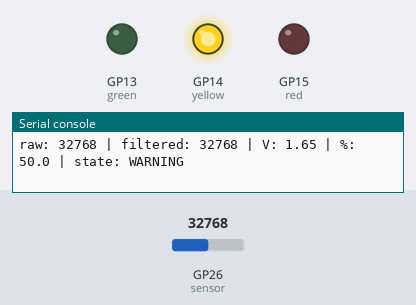
The program below on a simulated Raspberry Pi Pico running MicroPython. Parts: output pins drawn as LEDs (lit = HIGH), the last lines printed to the serial console. Inputs (shaded band) come from the test bench; at power-on: GP26 (sensor) = 32768 (analog values on the 0–65535 scale).

Above: at 1.2 s.
1.3 s: GP26 (sensor) set to 31952
At 1.8 s:
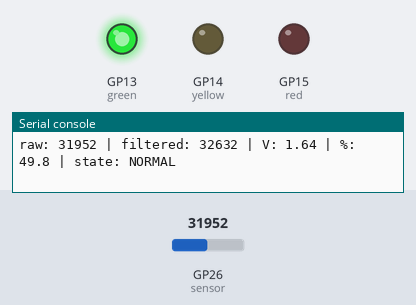
3.0 s: GP26 (sensor) set to 57670
At 5.7 s:
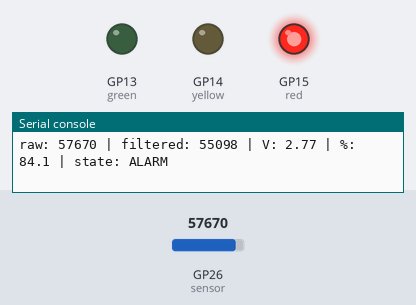
6.0 s: GP26 (sensor) set to 49936
9.0 s: GP26 (sensor) set to 48720
At 11.2 s:
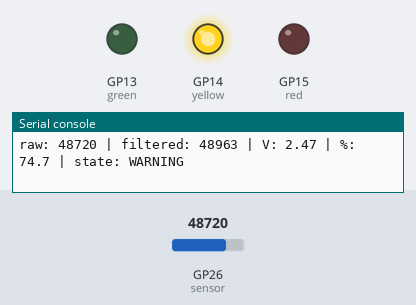
12.0 s: GP26 (sensor) set to 32767
At 15.7 s:
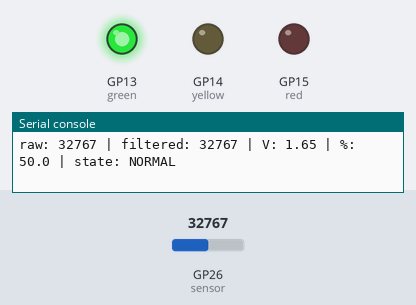
Timing chart, 0 to 16.0 s (numbered marks = the images above; inputs shaded):
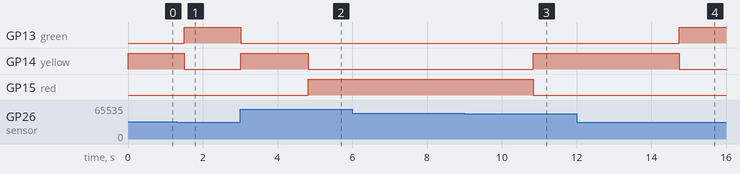

The program:

main.py
```python
# =========================================================================
#  RETO 07 - Smart Analog Monitor
#  Sesion 07: ADC y acondicionamiento de senal
#  Angel Rugerio Jiménez #201720
#
#  Lee la senal del potenciometro en GP26 (ADC0) y la acondiciona:
#  raw -> promedio movil -> voltaje y % -> NORMAL / WARNING / ALARM -> LED.
#  El estado lo decide la senal FILTRADA, nunca una lectura aislada.
# =========================================================================

from machine import Pin, ADC
from time import sleep_ms

# ===== Hardware =====
sensor = ADC(Pin(26))           # GP26 - ADC0, cursor del potenciometro
green = Pin(13, Pin.OUT)        # GP13 - LED verde    (NORMAL)
yellow = Pin(14, Pin.OUT)       # GP14 - LED amarillo (WARNING)
red = Pin(15, Pin.OUT)          # GP15 - LED rojo     (ALARM)

# ===== Parametros =====
VREF = 3.3          # V. Voltaje de referencia del ADC de la Pico
WARNING = 50        # % a partir del cual el estado es WARNING
ALARM = 75          # % a partir del cual el estado es ALARM
WINDOW_SIZE = 10    # Lecturas que promedia el filtro
PERIODO_MS = 300    # Tiempo entre lecturas -> el filtro cubre 10 x 300 ms = 3 s

# Ventana deslizante del promedio movil: guarda las ultimas WINDOW_SIZE lecturas
window = []


# ===== Medicion =====
def read_raw():
    return sensor.read_u16()    # 0 a 65535 (16 bits normalizados)


# Regla de tres: 0 -> 0 V y 65535 -> VREF
def to_voltage(raw):
    return raw * VREF / 65535


# Regla de tres: 0 -> 0 % y 65535 -> 100 %
def to_percent(raw):
    return raw * 100 / 65535


# ===== Filtro =====
# Promedio movil: entra la lectura nueva y, si la ventana ya esta llena,
# sale la mas vieja. Mientras se llena se divide entre len(window), no entre
# WINDOW_SIZE, para que las primeras lecturas no salgan mas bajas.
def filter_average(raw):
    window.append(raw)
    if len(window) > WINDOW_SIZE:
        window.pop(0)
    return sum(window) / len(window)


# ===== Decision =====
# Se pregunta del umbral mas alto al mas bajo: si se revisara primero
# WARNING, un 80 % entraria ahi y nunca llegaria a ALARM.
def classify(percent):
    if percent >= ALARM:
        return "ALARM"
    elif percent >= WARNING:
        return "WARNING"
    else:
        return "NORMAL"


# Cada comparacion ya es True/False -> 1/0: solo un LED queda encendido
def update_outputs(state):
    green.value(state == "NORMAL")
    yellow.value(state == "WARNING")
    red.value(state == "ALARM")


# ===== Reporte =====
def print_status(raw, filtered, voltage, percent, state):
    print("raw:", raw, "| filtered:", int(filtered), "| V:", round(voltage, 2), "| %:", round(percent, 1), "| state:", state)


# ===== Inicio =====
print("RETO 07 - Smart Analog Monitor")
print("Sensor: GP26 (ADC0) | LEDs: GP13 verde, GP14 amarillo, GP15 rojo")
print("Umbrales: WARNING >=", WARNING, "% | ALARM >=", ALARM, "% | Filtro:", WINDOW_SIZE, "lecturas")

# Todos los LEDs apagados antes de la primera lectura
update_outputs("")

# El while describe el sistema completo: medir -> filtrar -> convertir -> decidir -> actuar -> reportar
while True:
    raw = read_raw()
    filtered = filter_average(raw)
    voltage = to_voltage(filtered)
    percent = to_percent(filtered)
    state = classify(percent)
    update_outputs(state)
    print_status(raw, filtered, voltage, percent, state)
    sleep_ms(PERIODO_MS)
```

Measured:
- the behaviour switches between 32768 and 32752 on GP26 (sensor) (found by bisection; images 0 and 1)
- the behaviour switches between 49152 and 49136 on GP26 (sensor) (found by bisection; images 2 and 3)
- after the input at 1.3 s, GP13 (green): LOW → HIGH after 0.21 s; GP14 (yellow): HIGH → LOW after 0.21 s
- after the input at 3.0 s, GP13 (green): HIGH → LOW at once; GP14 (yellow): LOW → HIGH at once, → LOW 1.8 s later; GP15 (red): LOW → HIGH after 1.8 s
- after the input at 9.0 s, GP14 (yellow): LOW → HIGH after 1.8 s; GP15 (red): HIGH → LOW after 1.8 s
- after the input at 12.0 s, GP13 (green): LOW → HIGH after 2.8 s; GP14 (yellow): HIGH → LOW after 2.8 s
